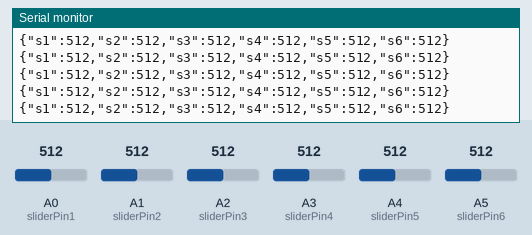
Simulated run of this sketch. Board: Arduino Uno, built with avr-gcc and run on an emulated ATmega328P. Parts: the last lines printed to the serial monitor. The inputs (shaded band) are chosen by the test bench; at power-on: A0 (sliderPin1) = 512, A1 (sliderPin2) = 512, A2 (sliderPin3) = 512, A3 (sliderPin4) = 512, A4 (sliderPin5) = 512, A5 (sliderPin6) = 512.

Above: at 1.2 s.
1.3 s: A0 (sliderPin1) set to 107
At 1.36 s:
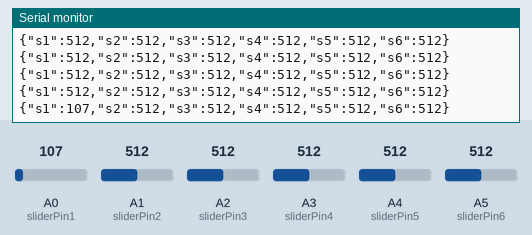
4.3 s: A0 (sliderPin1) set to 91
At 4.37 s:
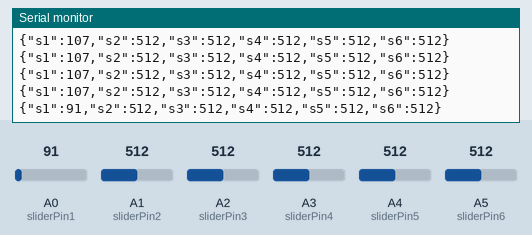
10.3 s: A1 (sliderPin2) set to 108
At 10.38 s:
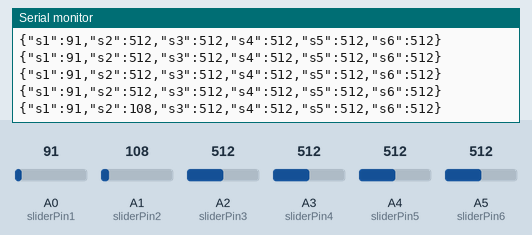
13.3 s: A1 (sliderPin2) set to 95
At 13.39 s:
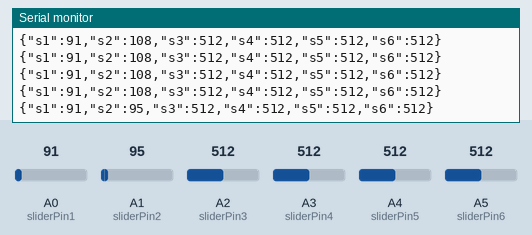
16.3 s: A2 (sliderPin3) set to 111
At 16.3 s:
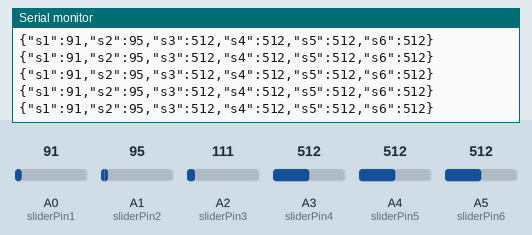
19.3 s: A2 (sliderPin3) set to 92
At 19.3 s:
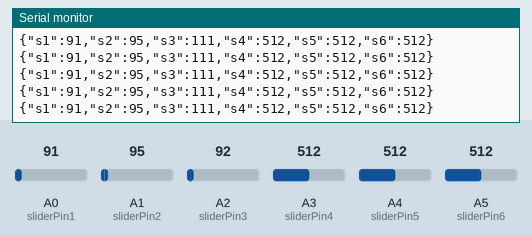
Timing chart, 0 to 21.8 s (numbered marks = the images above; inputs shaded):
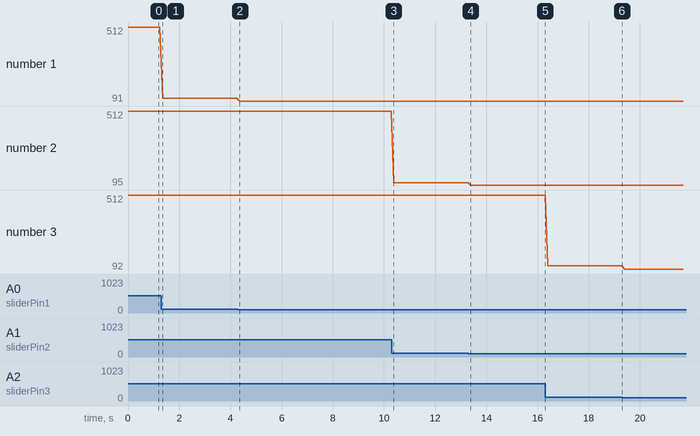

The sketch:

sketch.ino
```cpp
#include <ArduinoJson.h>
#include <ArduinoJson.hpp>

int sliderPin1 = A0;
int sliderPin2 = A1;
int sliderPin3 = A2;
int sliderPin4 = A3;
int sliderPin5 = A4;
int sliderPin6 = A5;

int value1 = 0;
int value2 = 0;
int value3 = 0;
int value4 = 0;
int value5 = 0;
int value6 = 0;

DynamicJsonDocument doc(1024);

void setup() {
  Serial.begin(9600);
}

void loop() {
  value1 = analogRead(sliderPin1);
  value2 = analogRead(sliderPin2);
  value3 = analogRead(sliderPin3);
  value4 = analogRead(sliderPin4);
  value5 = analogRead(sliderPin5);
  value6 = analogRead(sliderPin6);
  doc["s1"] = value1;
  doc["s2"] = value2;
  doc["s3"] = value3;
  doc["s4"] = value4;
  doc["s5"] = value5;
  doc["s6"] = value6;
  serializeJson(doc, Serial);
  Serial.println();
  delay(100);
}
```

Measured:
- after the input at 1.3 s, the serial monitor: prints a new line after 0.05 s (image 1)
- after the input at 4.3 s, the serial monitor: prints a new line after 0.06 s (image 2)
- after the input at 10.3 s, the serial monitor: prints a new line after 0.08 s (image 3)
- after the input at 13.3 s, the serial monitor: prints a new line after 0.09 s (image 4)
- plotted number 1: 512 → 107 after the input at 1.3 s, 107 → 91 after the input at 4.3 s
- plotted number 2: 512 → 108 after the input at 10.3 s, 108 → 95 after the input at 13.3 s
- plotted number 3: 512 → 111 after the input at 16.3 s, 111 → 92 after the input at 19.3 s
